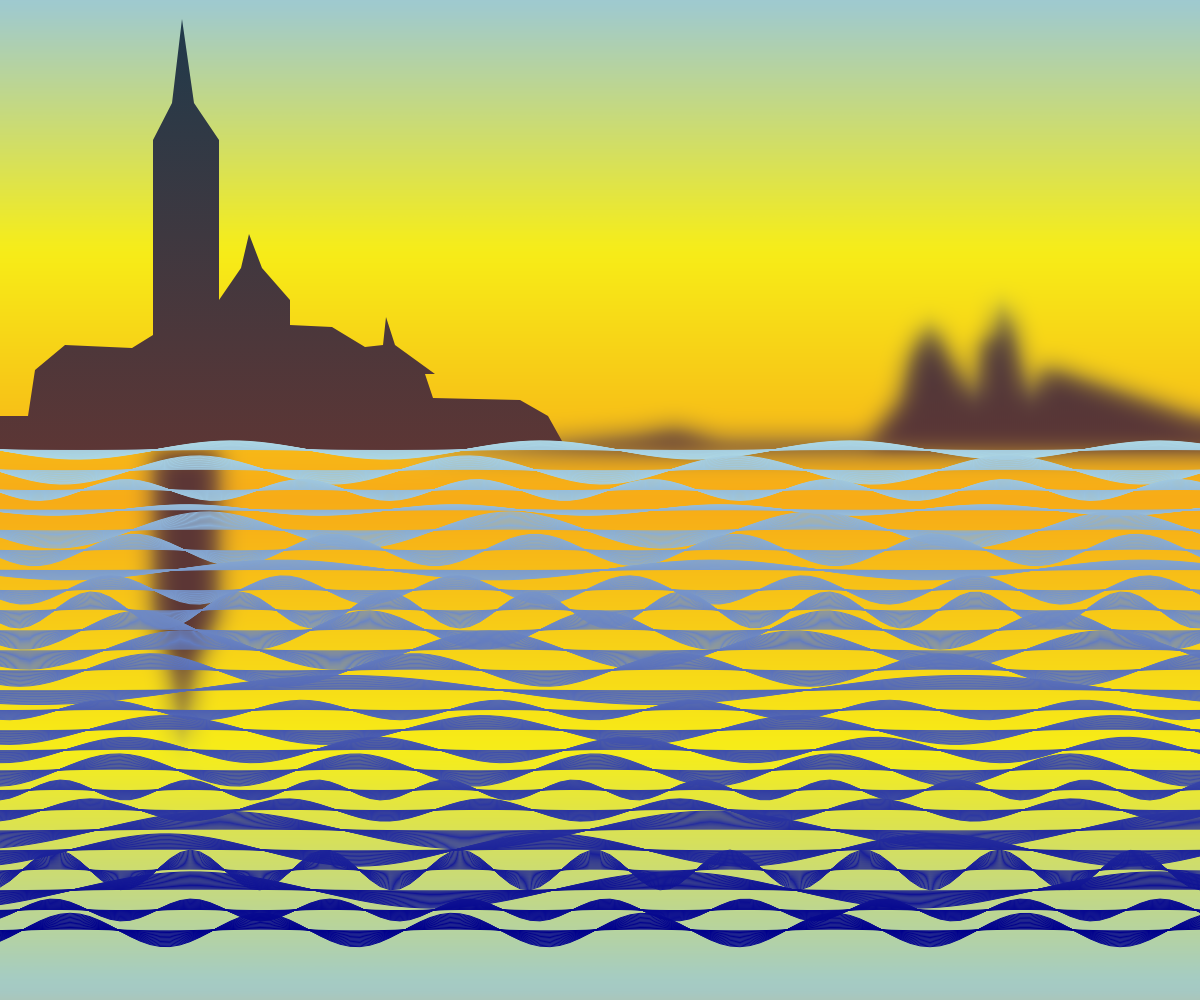
Frame 1 (no input)
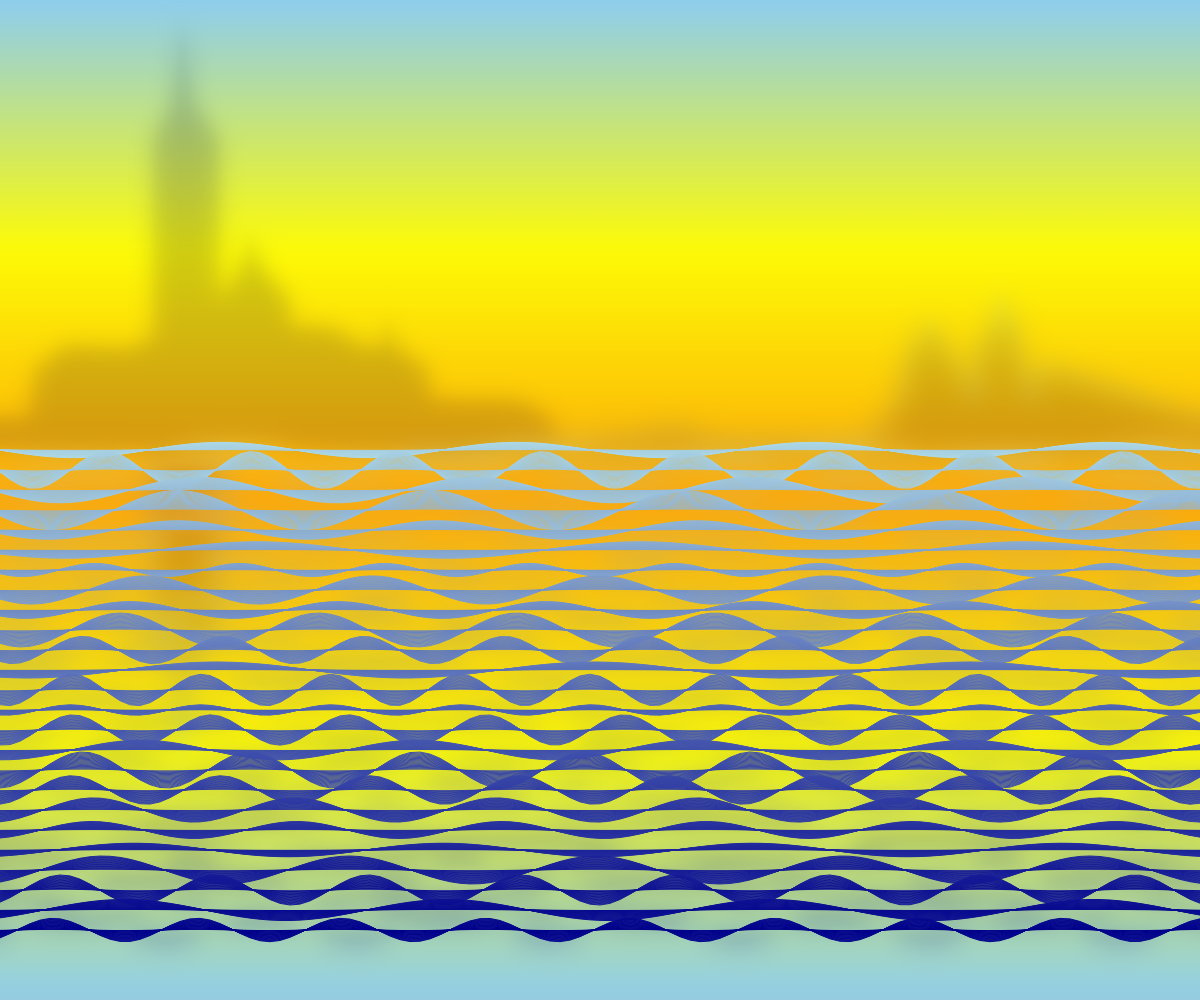
Frame 2 (the mouse pressed at the canvas centre, redrawn once)

The p5.js sketch that drew these frames (run headless with seeded random() and noise() and a simulated clock; the mouse was pressed at the canvas centre and the sketch redrawn once):

// p5.js sketch
// ── sketch.js


function setup() {
  createCanvas(windowWidth, windowHeight);
  randomSeed(99);
  noLoop();
  background(222, 184, 93);
}

function draw() {
  drawSky();
  drawSkyReflection();
  drawBuilding();
  drawWave();
}

//resize the window view
function windowResized() {
  resizeCanvas(windowWidth, windowHeight);
}

//draw all the buildings
function drawBuilding() {
  //fill the colour of the building shapes with gradient
  linearGradient(
    182, 450, //Start point
    182, 19, //End point
    color(92, 54, 53), //Start color
    color(32, 58, 75), //End color
  );

  //draw building reflection
  beginShape();
  vertex(219, 450)
  vertex(219, 614)
  vertex(194, 671)
  vertex(182, 755)
  vertex(172, 671)
  vertex(153, 614)
  vertex(153, 450)
  endShape();
  //draw right side building
  beginShape();
  vertex(width, 455)
  vertex(width - 800, 455)
  vertex(width - 563, 435)
  vertex(width - 524, 428)
  vertex(width - 480, 440)
  vertex(width - 332, 440)
  vertex(width - 300, 400)
  vertex(width - 290, 357)
  vertex(width - 270, 323)
  vertex(width - 250, 357)
  vertex(width - 224, 400)
  vertex(width - 220, 344)
  vertex(width - 204, 333)
  vertex(width - 200, 300)
  vertex(width - 187, 327)
  vertex(width - 170, 400)
  vertex(width - 155, 366)
  vertex(width, 418)
  endShape();

  filter(BLUR, 10);// blur these shape above

  //draw main building
  beginShape();
  noStroke();
  vertex(567, 450)
  vertex(548, 416)
  vertex(520, 400)
  vertex(433, 398)
  vertex(425, 374)
  vertex(435, 374)
  vertex(395, 345)
  vertex(386, 317)
  vertex(383, 345)
  vertex(365, 347)
  vertex(332, 327)
  vertex(290, 325)
  vertex(290, 300)
  vertex(262, 268)
  vertex(249, 234)
  vertex(241, 268)
  vertex(219, 300)
  vertex(219, 140)
  vertex(194, 103)
  vertex(182, 19)
  vertex(172, 103)
  vertex(153, 140)
  vertex(153, 335)
  vertex(132, 348)
  vertex(65, 345)
  vertex(35, 370)
  vertex(28, 416)
  vertex(0, 416)
  vertex(0, 450)
  endShape();
}

//This function is used to calculate the gradient of the buildings
function linearGradient(sX, sY, eX, eY, colorS, colorE) { //Input (start point x, y, end point x, y, start colour, end colour)
  let gradient = drawingContext.createLinearGradient(
    sX, sY, eX, eY
  );
  gradient.addColorStop(0, colorS);
  gradient.addColorStop(1, colorE);
  drawingContext.fillStyle = gradient;// fill the colour with gradient
}
//Reference：Kazuki Umeda. (2022). Easiest Gradient Effect - p5.js tutorial. https://www.youtube.com/watch?v=-MUOweQ6wac&t=62s

//This function is used to draw the gradual background sky
function drawSky() {
  // Loop through the upper half of the canvas height
  for (let y = 0; y < height / 2; y++) {
    // Loop through the upper half of the canvas height
    let inter = map(y, 0, height / 2, 0, 1);
    let c;// Variable to hold the color for the current line

    // Interpolate the color based on the position
    if (inter < 0.5) {
      // For the first half, interpolate from blue to yellow
      c = lerpColor(color(135, 206, 250), color(255, 255, 0), inter * 2); // Blue to Yellow
    } else {
      // For the second half, interpolate from yellow to orange
      c = lerpColor(color(255, 255, 0), color(255, 165, 0), (inter - 0.5) * 2); // Yellow to Orange
    }

    stroke(c); // Set the stroke color to the calculated color
    line(0, y, width, y);  // Draw a horizontal line across the width of the canvas at the current y position
  }
}

//This function is used to draw the grandual background sky's reflection
function drawSkyReflection() {
  // Loop through the lower half of the canvas height
  for (let y = height / 2; y < height; y++) {
    // Calculate the interpolation factor from 0 to 1 for the current line
    let inter = map(y, height / 2, height, 0, 1);
    let c;// Variable to hold the color for the current line

    // Interpolate the color based on the position
    if (inter < 0.5) {
      // For the first half, interpolate from orange to yellow
      c = lerpColor(color(255, 165, 0), color(255, 255, 0), inter * 2); // Orange to Yellow
    } else {
      // For the second half, interpolate from yellow to blue
      c = lerpColor(color(255, 255, 0), color(135, 206, 250), (inter - 0.5) * 2); // Yellow to Blue
    }

    stroke(c); // Set the stroke color to the calculated color
    line(0, y, width, y);// Draw a horizontal line across the width of the canvas at the current y position
  }
}
//Reference of colour set: HTML color codes. (n.d.). HTML Color Codes. https://htmlcolorcodes.com/
//Reference of gradient: P5.js example - Vertical Gradient. (2021, January 24). Happy Coding. https://happycoding.io/tutorials/p5js/for-loops/vertical-gradient

//This function is used to draw the wave
function drawWave() {
  let waveCount = windowHeight / 40; //Dynamically adjusting based on window height
  let startY = 450; //Set the starting point
  let endY = height; //Ending Y-coordinate
  let waveHeight = 20; //Set the height of each wave

  //loop through each wave
  for (let i = 0; i < waveCount; i++) {//calculate the Y position for the current wave
    let y = startY + i * waveHeight;
    let randomAmplitude = random(5, 20);//Randomize the amplitude for varying wave heights
    let randomFrequency = random(0.01, 0.05); //Randomize the frequency for varing wave forms

    // Set the gradient color, from light blue to dark blue
    let c1 = lerpColor(color(173, 216, 230), color(0, 0, 139), i / waveCount);
    let c2 = lerpColor(color(173, 216, 230), color(0, 0, 139), (i + 1) / waveCount);
    //reference | p5.js. (n.d.). P5js.org. https://p5js.org/reference/#/p5/lerpColor

    noFill();
    //draw each line within a wave
    for (let j = 0; j < waveHeight; j++) {
      let inter = map(j, 0, waveHeight, 0, 1);//map the position within the wave to interpolate between colors
      //reference | p5.js. (n.d.-b). P5js.org. https://p5js.org/reference/#/p5/map
      let c = lerpColor(c1, c2, inter);
      stroke(c);
      beginShape();//begin the shape for each wave line
      for (let x = 0; x <= width; x += 10) { //calculate the wave offset
        let wave = sin(x * randomFrequency + i * 0.1) * randomAmplitude * (waveHeight - j) / waveHeight;
        vertex(x, y + wave); //Specified vertex
      }
      endShape();
    }
  }
}
